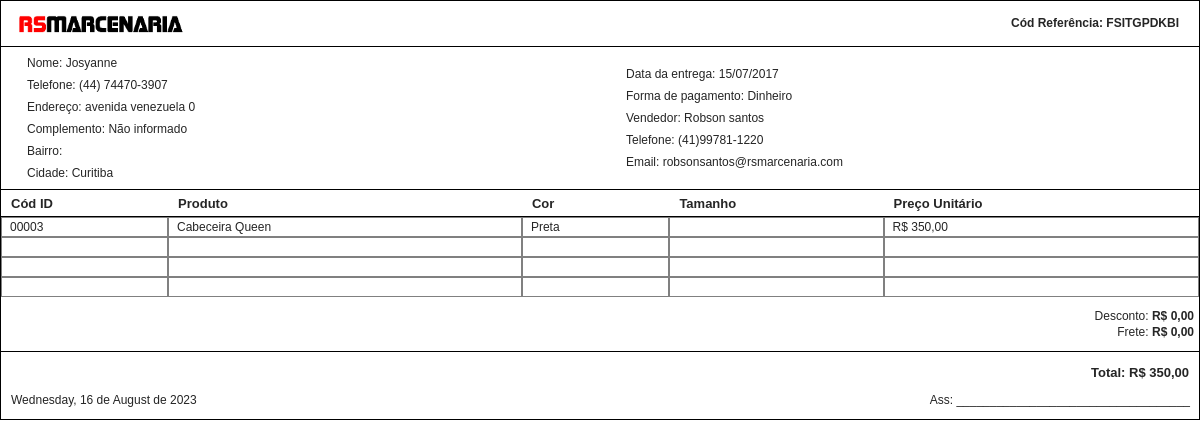
Screenshot of /recibo/index.php?id=23 with the database file from the repository.
### tables this page shows
CREATE TABLE `pedidos` (
  `id` int(4) NOT NULL,
  `referencia` varchar(20) NOT NULL,
  `clienteid` int(4) NOT NULL,
  `entrega` date NOT NULL,
  `pagamento` varchar(30) NOT NULL,
  `entregue` int(1) NOT NULL,
  `observacao` varchar(250) NOT NULL,
  `tipoparcela` int(1) NOT NULL,
  `descontoValor` int(5) NOT NULL,
  `descontoTipo` int(1) NOT NULL,
  `pronto` int(1) NOT NULL,
  `vendedorid` int(5) NOT NULL,
  `fazendo` int(1) NOT NULL,
  `display` int(1) NOT NULL
);

CREATE TABLE `clientes` (
  `id` int(4) NOT NULL,
  `nome` varchar(100) NOT NULL,
  `telefone` varchar(25) NOT NULL,
  `email` varchar(50) DEFAULT NULL,
  `cep` varchar(9) NOT NULL,
  `cidadeid` int(3) NOT NULL,
  `rua` varchar(200) NOT NULL,
  `numero` int(7) NOT NULL,
  `bairro` varchar(50) NOT NULL,
  `complemento` varchar(50) NOT NULL,
  `observacao` varchar(250) NOT NULL DEFAULT 'Nenhuma Observação',
  `vendedorid` int(5) NOT NULL,
  `negativado` int(1) NOT NULL,
  `display` int(1) NOT NULL
);

CREATE TABLE `rt_a_cidades` (
  `id` int(5) NOT NULL,
  `nome` varchar(50) NOT NULL,
  `frete` decimal(10,2) NOT NULL,
  `display` int(1) NOT NULL
);

CREATE TABLE `rs_usuarios` (
  `id` int(3) NOT NULL,
  `nome` varchar(50) NOT NULL,
  `email` varchar(100) NOT NULL,
  `telefone` varchar(20) NOT NULL,
  `senha` varchar(50) NOT NULL,
  `type` int(5) NOT NULL,
  `display` int(1) NOT NULL
);

CREATE TABLE `rs_pedidos_produtos` (
  `id` int(5) NOT NULL,
  `idproduto` int(4) NOT NULL,
  `idpedido` int(4) NOT NULL,
  `cor` varchar(40) NOT NULL,
  `tmncustom` varchar(30) NOT NULL,
  `display` int(1) NOT NULL
);

CREATE TABLE `produtos` (
  `id` int(4) NOT NULL,
  `nome` varchar(200) NOT NULL,
  `tamanho` varchar(20) NOT NULL,
  `preco` decimal(10,2) NOT NULL,
  `custo` decimal(10,2) DEFAULT NULL,
  `observacao` varchar(250) DEFAULT 'Nenhuma Observação',
  `display` int(1) NOT NULL
);

### recibo/index.php (the view, shortened to what this page needs)
<?php
	$host = "localhost";
	$banco = "rspainel";
	$user = "root";
	$pass = "3b59Rt6G@";
	$conn = new PDO('mysql:host='.$host.';dbname='.$banco, $user, $pass);
    $conn->setAttribute(PDO::ATTR_ERRMODE, PDO::ERRMODE_EXCEPTION);
	$conn->exec("SET CHARACTER SET utf8");
	$totalAmount = 0;
	$query = "SELECT pedidos.*, clientes.id AS cid, clientes.observacao AS cobs, clientes.nome, clientes.telefone, clientes.email, clientes.rua,  clientes.numero,  clientes.bairro, clientes.complemento, rt_a_cidades.nome as cddNome, rt_a_cidades.frete FROM pedidos INNER JOIN clientes on pedidos.clienteid = clientes.id INNER JOIN rt_a_cidades on rt_a_cidades.id = clientes.cidadeid WHERE pedidos.id = ".$_GET["id"];
	$data = $conn->query($query);
	foreach($data as $consulta) {
		$infoPC = $consulta;
	}
	$dados["dataCltPdd"] = array(
	"referencia" => $infoPC["referencia"],
	"nome" => $infoPC["nome"],
	"tel" => $infoPC["telefone"] == null ? "Não informado" : $infoPC["telefone"],
	"end" => $infoPC["rua"]." ".$infoPC["numero"],
	"cidade" => $infoPC["cddNome"],
	"bairro" => $infoPC["bairro"],
	"email" => $infoPC["email"] == null ? "Não informado" : $infoPC["email"],
	"entrega" => implode("/",array_reverse(explode("-",$infoPC["entrega"]))),
	"pagamento" => $infoPC["pagamento"],
	"frete" => "R$ ".number_format($infoPC["frete"],2,',','.'),
	"complemento" => $infoPC["complemento"] == null ? "Não informado" : $infoPC["complemento"]
	);
	$query2 = "SELECT produtos.*, rs_pedidos_produtos.cor, rs_pedidos_produtos.tmncustom FROM produtos INNER JOIN rs_pedidos_produtos ON rs_pedidos_produtos.idproduto = produtos.id WHERE rs_pedidos_produtos.idpedido = ".$_GET["id"];
	$data2 = $conn->query($query2);
	$descontoStr = $infoPC["descontoValor"] > 0 ? " (".$infoPC["descontoValor"]."%)" : "";
	$dados["desconto"] = $infoPC["descontoTipo"] == 0 ? number_format(($infoPC["descontoValor"] * $totalAmount) / 100,2,",",".").$descontoStr : number_format($infoPC["descontoValor"],2,",",".");
	foreach($data2 as $consulta2) {
			$dados["dataPdt"][] = array(
					"id" => $consulta2["id"],
					"nome" => ucfirst($consulta2["nome"]),
					"cor" => $consulta2["cor"],
					"taman" => $consulta2["tmncustom"],
					"preco" => str_replace(".",",",$consulta2["preco"])
			);
			$totalAmount+= $consulta2["preco"];
	}
	$dados["total"] = $totalAmount;
	$dados["total"]-= $infoPC["descontoTipo"] == 0 ? ($infoPC["descontoValor"] * $totalAmount) / 100 : $infoPC["descontoValor"];
	$dados["total"]+= $infoPC["frete"];
	$dados["taxas"] = array();
	$dados["total"] = number_format($dados["total"],2,',','.');
	$queryVddr = "SELECT * FROM rs_usuarios WHERE id = ".$infoPC["vendedorid"];
	$data4 = $conn->query($queryVddr);
	foreach($data4 as $resultVddr){
		$dados["user_nome"] = $resultVddr["nome"];
		$dados["user_mail"] = $resultVddr["email"];
		$dados["user_tel"] = $resultVddr["telefone"];
	}
$semana = "%A";
		$mes = "%B";
		$data = ucfirst(strftime($semana.', %d de '.$mes.' de %Y', strtotime('Today')));
		$htmlProdutos = "";
		$produtos = $dados["dataPdt"];
		$produtosLenght = count($produtos);
		for($i = 0; $i < $produtosLenght; $i++){
			$id = $produtos[$i]["id"];
			$codId = "";
			$lenghtId = strlen($id);
			for($j = 0; $j < 5 - $lenghtId; $j++){
				$codId.= "0";
			}
			$codId.= $id;
			$htmlProdutos.= '<tr class="line_prod">
								<td>'.$codId.'</td><td style="text-transform:capitalize;">'.$produtos[$i]["nome"].'</td><td style="text-transform:capitalize;">'.$produtos[$i]["cor"].'</td><td>'.$produtos[$i]["taman"].'</td><td>R$ '.$produtos[$i]["preco"].'</td>
							</tr>';
		}
		if($produtosLenght < 4){
			for($i = 0; $i < 4 - $produtosLenght; $i++){
				$htmlProdutos.= '<tr class="line_prod">
						<td>&nbsp;&nbsp;&nbsp;</td><td>&nbsp;&nbsp;&nbsp;</td><td>&nbsp;&nbsp;&nbsp;</td><td>&nbsp;&nbsp;&nbsp;</td><td>&nbsp;&nbsp;&nbsp;</td>
					</tr>';
			}
		}
		$htmlTaxas = '';
		$desconto = $dados["desconto"];
		$htmlTaxas.= '<p>Desconto: <b>R$ '.$desconto.'</b></p>
					<p>Frete: <b>'.$dados["dataCltPdd"]["frete"].'</b></p>';
		$html = '<!doctype html>
			<html>
			<head>
			</head>
			<body>
			<div class="wrap-round">
				<div class="header">
					<img class="logo" src="../img/comuns/Logo-RsMarcenaria.png" />
					<span style="position:absolute;right:20px;font-size:12px;font-weight:bold;top:15px;">Cód Referência: '.$dados["dataCltPdd"]["referencia"].'</span>
				</div>
				<table cellspacing="0" style="width:100%;">
					<tr>
						<td class="cel-top">
							<p><span>Nome: </span><span style="text-transform:capitalize;">'.$dados["dataCltPdd"]["nome"].'</span></p>
							<p><span>Telefone: </span><span>'.$dados["dataCltPdd"]["tel"].'</span></p>
							<p><span>Endereço: </span><span>'.$dados["dataCltPdd"]["end"].'</span></p>
							<p><span>Complemento: </span><span>'.$dados["dataCltPdd"]["complemento"].'</span></p>
							<p><span>Bairro: </span><span>'.ucfirst($dados["dataCltPdd"]["bairro"]).'</span></p>
							<p><span>Cidade: </span><span>'.ucfirst($dados["dataCltPdd"]["cidade"]).'</span></p>
						</td>
						<td class="cel-top">
							<p><span>Data da entrega: </span><span>'.$dados["dataCltPdd"]["entrega"].'</span></p>
							<p><span>Forma de pagamento: </span><span>'.$dados["dataCltPdd"]["pagamento"].'</span></p>
							<p><span>Vendedor: </span><span>'.ucfirst($dados["user_nome"]).'</span></p>
							<p><span>Telefone: </span><span>'.$dados["user_tel"].'</span></p>
							<p><span>Email: </span><span>'.$dados["user_mail"].'</span></p>
						</td>
					</tr>
				</table>
				<table cellspacing="0" style="width:100%;border-top: 1px solid #000;">
					<tr class="line-header">
						<td>Cód ID</td><td>Produto</td><td>Cor</td><td>Tamanho</td><td>Preço Unitário</td>
					</tr>
					'.$htmlProdutos.'
				</table>
				<div class="info_append_price">
					'.$htmlTaxas.'
				</div>
				<p style="font-size:13px;text-align:right;margin-right:10px;"><b>Total: R$ '.$dados["total"].'</b></p>
				<p style="font-size:12px; padding-left:10px;"><span>'.$data.'</span><span style="position:absolute; right:0px; margin-right: 10px;">Ass: ___________________________________</span></p>
			</div>
			</body>
			</html>';
			print $html;
?>

### recibo/index.php (style rules this page uses)
* { font-family: sans-serif; color: #252525 }
body { margin: 0; padding: 0; }
.wrap-round { border: 1px solid #000; }
.logo { width: 170px; position: absolute; left: 15px; top: -16px; }
.header { position: relative; border-bottom: 1px solid #000; height: 45px; }
.cel-top { width: 50%; }
.cel-top p { margin: 8px 25px; font-size: 12px; }
.line-header { font-size: 13px; font-weight: bold; }
.line-header td { border-bottom: 1px solid #000; height: 24px; padding-left: 10px; }
.line_prod td { border: 1px solid #808080; font-size: 12px; padding: 2px 8px; }
.info_append_price { padding: 10px 0px; font-size: 12px; text-align: right; border-bottom: 0.7px solid #000; }
.info_append_price p { margin: 2px 5px; }

### rows the page displays
pedidos: referencia "FSITGPDKBI", clienteid.nome "Josyanne", clienteid.telefone "(44) 74470-3907", rt_a_cidades.nome "Curitiba", pagamento "Dinheiro"
rs_usuarios: nome "Robson santos", telefone "(41)99781-1220", email "robsonsantos@rsmarcenaria.com"
rs_pedidos_produtos: idproduto.nome "Cabeceira Queen", cor "Preta"

### other values shown
$dados["dataCltPdd"]["end"] "avenida venezuela 0"
$dados["dataCltPdd"]["complemento"] "Não informado"
$dados["dataCltPdd"]["entrega"] "15/07/2017"
$codId "00003"
$produtos[$i]["preco"] "350,00"
$desconto "0,00"
$dados["dataCltPdd"]["frete"] "R$ 0,00"
$dados["total"] "350,00"
$data "Wednesday, 16 de August de 2023"
